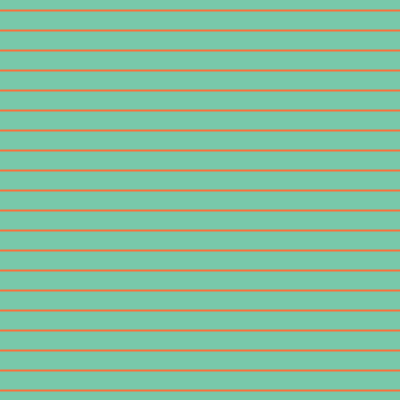
Frame 1 (no input)
Frame 60 (the mouse pressed at the canvas centre just before this capture): identical to frame 1, image omitted
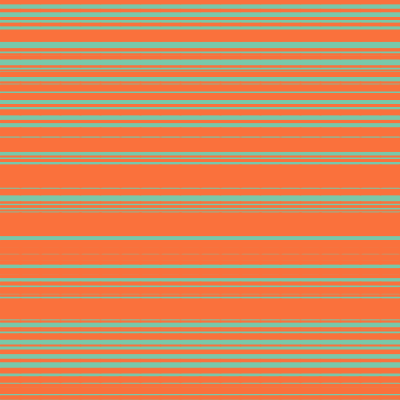
Frame 120 (the mouse held since frame 60 and released just before this capture)

The Processing sketch that drew these frames (run headless with seeded random() and noise(); from frame 60 on, the mouse is pressed at the canvas centre):

// Processing sketch: processing_42671
// ── processing_42671.pde

int a=0;
float b=0;

void setup() {
  size(400, 400);
}

void draw() {
  background(120,200,170);
  fill(0);
  stroke(250,113,60);
  //rect(0,a,width,20);

  for (int y=10; y<=height; y=y+20) {
          strokeWeight (2);
          line (0, y, width, y);
  }
if(mousePressed) {
   
     for (int k=0; k<=height; k=k+int (random(2, 10))) {
       strokeWeight (random (2,7));
     
       for (int w=0; w<=width; w=w+20){
    line (w, k,20+w, k);
       }
     }
  }
}
//void mouseDragged(){
//  if (mouseY>a){
//  a=mouseY;
//  }
//}
//
